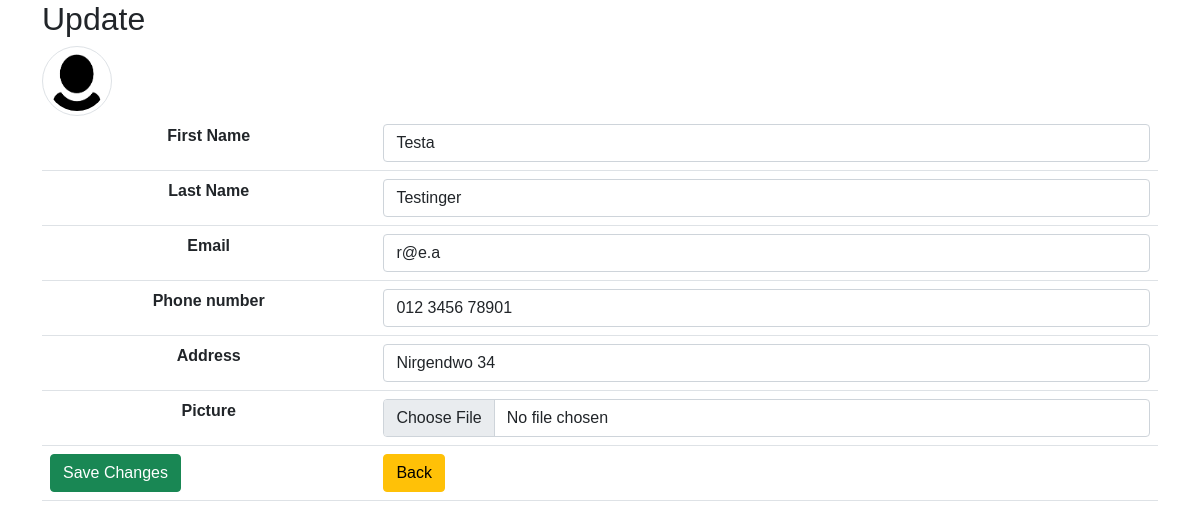
Screenshot of /update.php?id=tester12 (signed in) with the database file from the repository.
### tables this page shows
CREATE TABLE `users` (
  `userName` varchar(16) NOT NULL,
  `firstName` varchar(32) NOT NULL,
  `lastName` varchar(32) NOT NULL,
  `email` varchar(64) NOT NULL,
  `phoneNumber` varchar(16) NOT NULL,
  `address` varchar(64) NOT NULL,
  `picture` varchar(32) NOT NULL,
  `password` varchar(256) NOT NULL,
  `status` varchar(5) NOT NULL
);

### update.php (the view, shortened to what this page needs)
<?php
require_once 'components/session.php';
$b_user ? $backBtn = "home.php" : $backBtn = "dashboard.php";
require_once 'components/db_usage.php';
if ($_GET['id']) {
    $userName = $_GET['id'];
    $sql = "SELECT * FROM users WHERE userName = '$userName'";
    $result = mysqli_query($connect, $sql);
    if (mysqli_num_rows($result) == 1) {
        $data = mysqli_fetch_assoc($result);
        $firstName = $data['firstName'];
        $lastName = $data['lastName'];
        $email = $data['email'];
        $phoneNumber = $data['phoneNumber'];
        $address = $data['address'];
        $picture = $data['picture'];
    }
}
?>
<!DOCTYPE html>
<html lang="en">
<head>
    <?php require_once 'components/styles.php' ?>
</head>
<body>
    <div class="container">
        <h2>Update</h2>
        <img class='img-thumbnail rounded-circle' src='images/<?= $picture ?>' alt="<?= $userName ?>">
        <form method="post" enctype="multipart/form-data">
            <table class="table">
                <tr>
                    <th>First Name</th>
                    <td><input class="form-control" type="text" name="firstName" placeholder="First Name" value="<?= $firstName ?>" /></td>
                </tr>
                <tr>
                    <th>Last Name</th>
                    <td><input class="form-control" type="text" name="lastName" placeholder="Last Name" value="<?= $lastName ?>" /></td>
                </tr>
                <tr>
                    <th>Email</th>
                    <td><input class="form-control" type="email" name="email" placeholder="Email" value="<?= $email ?>" /></td>
                </tr>
                <tr>
                    <th>Phone number</th>
                    <td><input class="form-control" type="text" name="phoneNumber" placeholder="Last Name" value="<?= $phoneNumber ?>" /></td>
                </tr>
                <tr>
                    <th>Address</th>
                    <td><input class="form-control" type="text" name="address" placeholder="Last Name" value="<?= $address ?>" /></td>
                </tr>
                <tr>
                    <th>Picture</th>
                    <td><input class="form-control" type="file" name="picture" /></td>
                </tr>
                <tr>
                    <td><button name="submit" class="btn btn-success" type="submit">Save Changes</button></td>
                    <td><a href="<?= $backBtn ?>"><button class="btn btn-warning" type="button">Back</button></a></td>
                </tr>
            </table>
        </form>
    </div>
</body>
</html>

### styles/main.css (style rules this page uses)
body { font-family: Arial, Helvetica, sans-serif; min-width: 350px; }
a { color: white !important; text-decoration: none !important; }
.img-thumbnail { width: 70px !important; height: 70px !important; }
td { text-align: left; vertical-align: middle; }
tr { text-align: center; }

### rows the page displays
users: picture (picture), firstName "Testa", lastName "Testinger", email "r@e.a", phoneNumber "012 3456 78901", address "Nirgendwo 34"
